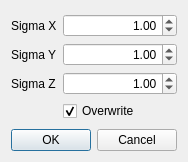
<?xml version="1.0" encoding="UTF-8"?>
<ui version="4.0">
 <class>BlurDialog</class>
 <widget class="QDialog" name="BlurDialog">
  <property name="geometry">
   <rect>
    <x>0</x>
    <y>0</y>
    <width>184</width>
    <height>162</height>
   </rect>
  </property>
  <property name="windowTitle">
   <string>Dialog</string>
  </property>
  <layout class="QVBoxLayout" name="verticalLayout">
   <item>
    <layout class="QFormLayout" name="formLayout">
     <property name="sizeConstraint">
      <enum>QLayout::SetDefaultConstraint</enum>
     </property>
     <property name="fieldGrowthPolicy">
      <enum>QFormLayout::AllNonFixedFieldsGrow</enum>
     </property>
     <property name="rowWrapPolicy">
      <enum>QFormLayout::DontWrapRows</enum>
     </property>
     <property name="labelAlignment">
      <set>Qt::AlignLeading|Qt::AlignLeft|Qt::AlignVCenter</set>
     </property>
     <property name="formAlignment">
      <set>Qt::AlignLeading|Qt::AlignLeft|Qt::AlignVCenter</set>
     </property>
     <item row="0" column="0">
      <widget class="QLabel" name="label">
       <property name="text">
        <string>Sigma X</string>
       </property>
      </widget>
     </item>
     <item row="0" column="1">
      <widget class="QDoubleSpinBox" name="sbx">
       <property name="alignment">
        <set>Qt::AlignRight|Qt::AlignTrailing|Qt::AlignVCenter</set>
       </property>
       <property name="value">
        <double>1.000000000000000</double>
       </property>
      </widget>
     </item>
     <item row="1" column="0">
      <widget class="QLabel" name="label_2">
       <property name="text">
        <string>Sigma Y</string>
       </property>
      </widget>
     </item>
     <item row="1" column="1">
      <widget class="QDoubleSpinBox" name="sby">
       <property name="alignment">
        <set>Qt::AlignRight|Qt::AlignTrailing|Qt::AlignVCenter</set>
       </property>
       <property name="value">
        <double>1.000000000000000</double>
       </property>
      </widget>
     </item>
     <item row="2" column="1">
      <widget class="QDoubleSpinBox" name="sbz">
       <property name="alignment">
        <set>Qt::AlignRight|Qt::AlignTrailing|Qt::AlignVCenter</set>
       </property>
       <property name="value">
        <double>1.000000000000000</double>
       </property>
      </widget>
     </item>
     <item row="2" column="0">
      <widget class="QLabel" name="label_3">
       <property name="text">
        <string>Sigma Z</string>
       </property>
      </widget>
     </item>
     <item row="3" column="1">
      <widget class="QCheckBox" name="over">
       <property name="text">
        <string>Overwrite</string>
       </property>
       <property name="checked">
        <bool>true</bool>
       </property>
       <property name="tristate">
        <bool>false</bool>
       </property>
      </widget>
     </item>
    </layout>
   </item>
   <item>
    <widget class="QDialogButtonBox" name="buttonBox">
     <property name="orientation">
      <enum>Qt::Horizontal</enum>
     </property>
     <property name="standardButtons">
      <set>QDialogButtonBox::Cancel|QDialogButtonBox::Ok</set>
     </property>
    </widget>
   </item>
  </layout>
 </widget>
 <resources/>
 <connections>
  <connection>
   <sender>buttonBox</sender>
   <signal>accepted()</signal>
   <receiver>BlurDialog</receiver>
   <slot>accept()</slot>
   <hints>
    <hint type="sourcelabel">
     <x>248</x>
     <y>254</y>
    </hint>
    <hint type="destinationlabel">
     <x>157</x>
     <y>274</y>
    </hint>
   </hints>
  </connection>
  <connection>
   <sender>buttonBox</sender>
   <signal>rejected()</signal>
   <receiver>BlurDialog</receiver>
   <slot>reject()</slot>
   <hints>
    <hint type="sourcelabel">
     <x>316</x>
     <y>260</y>
    </hint>
    <hint type="destinationlabel">
     <x>286</x>
     <y>274</y>
    </hint>
   </hints>
  </connection>
 </connections>
</ui>
